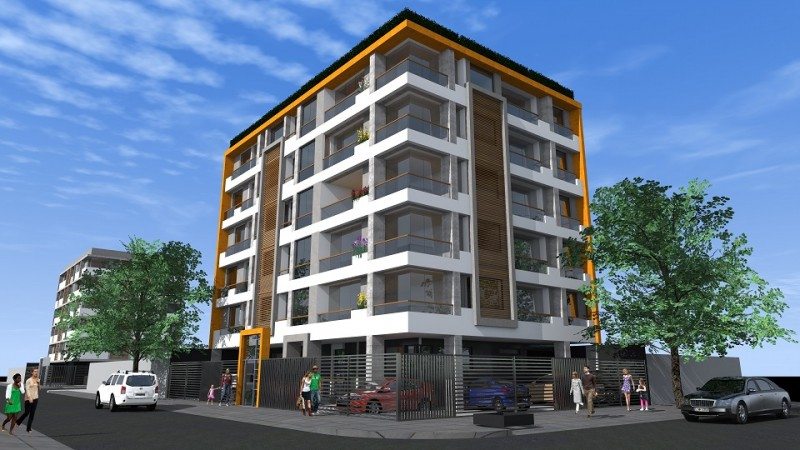
#> input picture Practica5: Detección de esquinas /data/edificio.jpg, 800 x 450 px, found by its file name
$ jupyter execute 'Práctica5.ipynb'   (shell and % lines are left out)
#> lines starting #> are read from the running program, lines starting #| are printed output that depends on the picture; after the words box and inside, x2 and y2 are one past the last pixel; in counts of white or black regions, pixels touching at a corner belong together
<a href="https://colab.research.google.com/github/Jegovila/cursoVR/blob/main/Practica5%3A%20Detecci%C3%B3n%20de%20esquinas%20/python/Pr%C3%A1ctica5.ipynb" target="_parent"></a>

[cell 1]
import cv2
import numpy as np
import matplotlib.pyplot as plt
from google.colab.patches import cv2_imshow

Filtros

[cell 2]
# ----- BOX -----
n = 5
h = np.ones((n, n), np.float32)/(n*n)
# ----Sobel------
hx = np.matrix('-1 0 1;-2 0 2;-1 0 1')
hy = np.matrix('-1 -2 -1;0 0 0;1 2 1')
# ----- Gauss ----
hg = np.matrix('1 4 6 4 1;4 16 24 16 4;6 24 36 24 6;4 16 24 16 4;1 4 6 4 1')
hg = hg * (1/256)

Leer imagen

[cell 3]
I = cv2.imread("edificio.jpg")
#> I is the input picture: shape (450, 800, 3); mean B, G, R 142.3, 119.2, 99.7
Ig = cv2.cvtColor(I, cv2.COLOR_BGR2GRAY)
Ig = Ig.astype(np.float64) # convertir a float, de lo contrario los calculos se redondean
M, N = Ig.shape
#> M = 450; N = 800

Parámetros del detector

[cell 4]
alpha = 0.0014
th = 50
vecindad = 10

[cell 5]
S = np.zeros((M, N), dtype=np.float64)

# Suavizado
Ig = cv2.filter2D(Ig, -1, h)
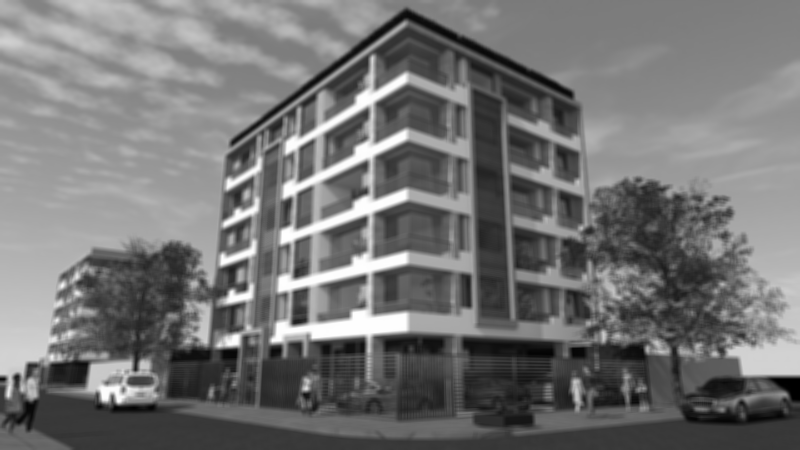
#> Ig: shape (450, 800) float64; min 0, max 255, mean 116

# Derivadas
Ix = cv2.filter2D(Ig, -1, hx)
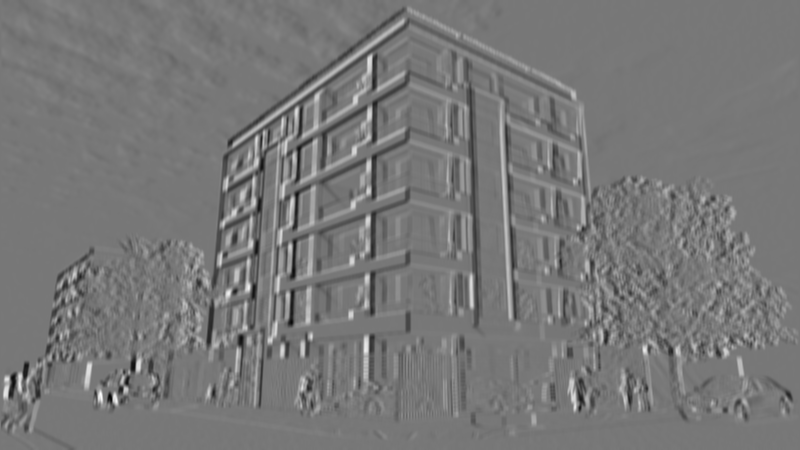
#> Ix: shape (450, 800) float64; min -328.4, max 370.2, mean -0.1; drawn with min black and max white
Iy = cv2.filter2D(Ig, -1, hy)
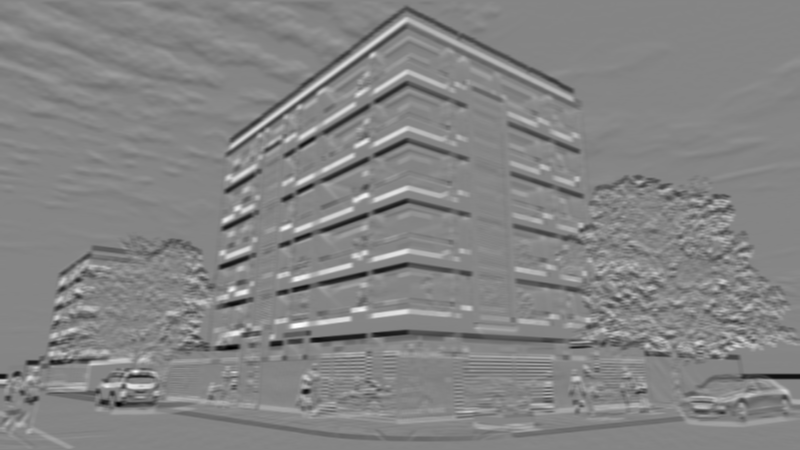
#> Iy: shape (450, 800) float64; min -385.8, max 355.8, mean -1.5; drawn with min black and max white
# Ixx = cv2.filter2D(Ix, -1, hx)

HE11 = np.multiply(Ix,Ix)
HE22 = np.multiply(Iy,Iy)
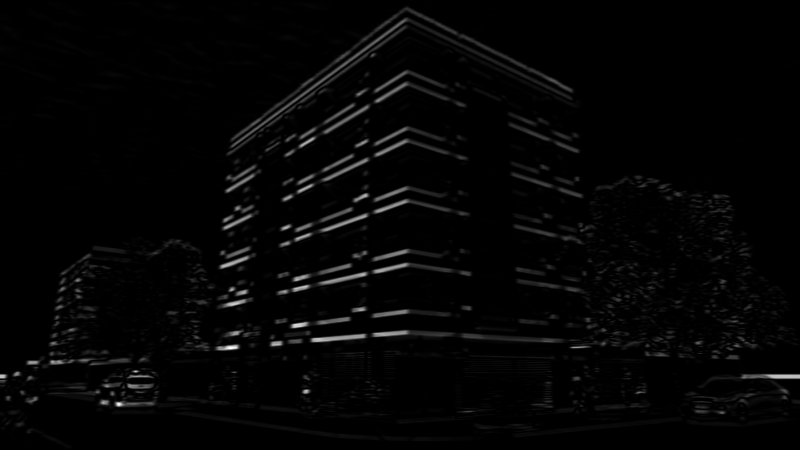
#> HE22: shape (450, 800) float64; min 0, max 148810.8, mean 2979.8; drawn with min black and max white
HE12 = np.multiply(Ix,Iy)
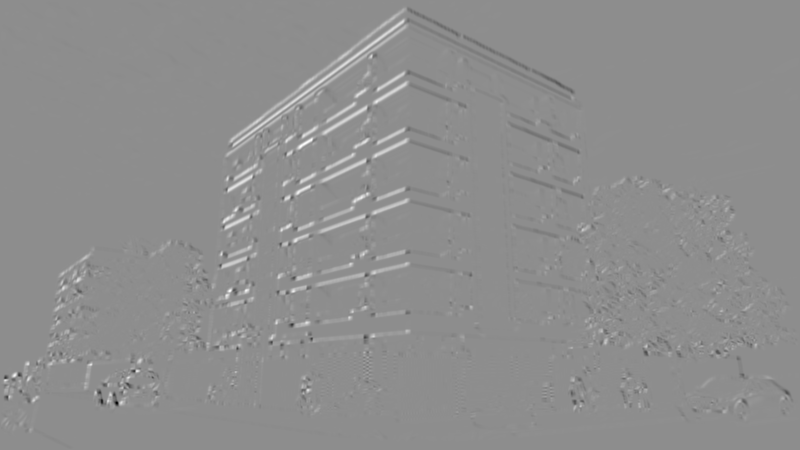
#> HE12: shape (450, 800) float64; min -78610.3, max 62644.7, mean 456.3; drawn with min black and max white

A = cv2.filter2D(HE11, -1, hg)
B = cv2.filter2D(HE22, -1, hg)
C = cv2.filter2D(HE12, -1, hg)

[cell 6]
V = (A * B) - (C**2) - alpha * ((A + B) * (A + B))
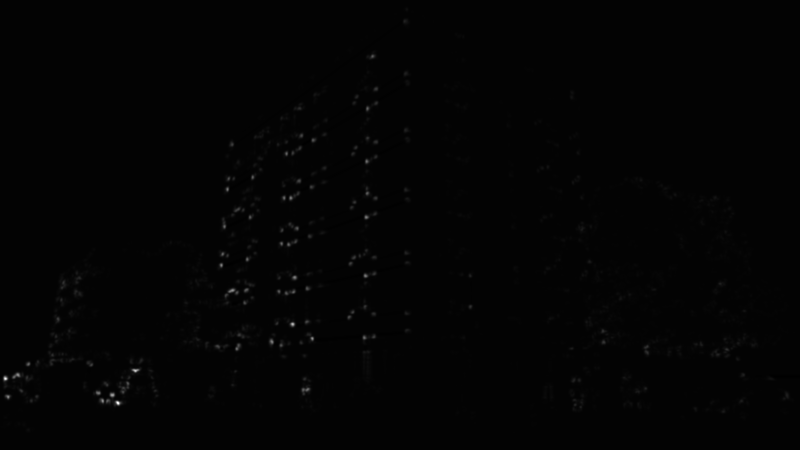
#> V: shape (450, 800) float64; min -18362854.8, max 1.32e+09, mean 3319151.8; drawn with min black and max white
th = np.max(V) * 0.01
#> th = 13198646.6
U = V > th
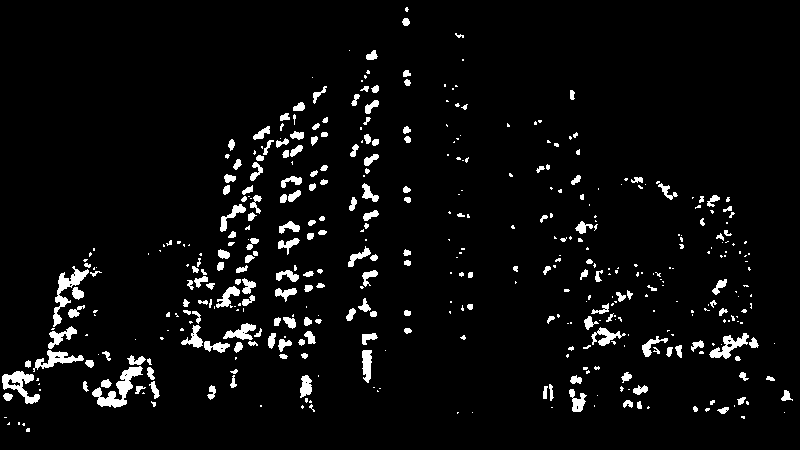
#> U: shape (450, 800) bool; 4.7% white; 439 white regions (241 under 20 px), largest, box (x1, y1, x2, y2) and area: (92, 366, 143, 408) 737, (53, 266, 89, 327) 578, (2, 371, 40, 404) 527

Supresión no máxima

[cell 7]
for r in range(M):
    for c in range(N):
        if U[r, c]:
            I1 = np.array([r - vecindad, 0])
            I2 = np.array([r + vecindad, M])
            I3 = np.array([c - vecindad, 0])
            I4 = np.array([c + vecindad, N])

            datxi = np.max(I1)
            datxs = np.min(I2)
            datyi = np.max(I3)
            datys = np.min(I4)

            MaxB = np.max(V[datxi:datxs, datyi:datys])

            if V[r, c] == MaxB:
                S[r, c] = 1
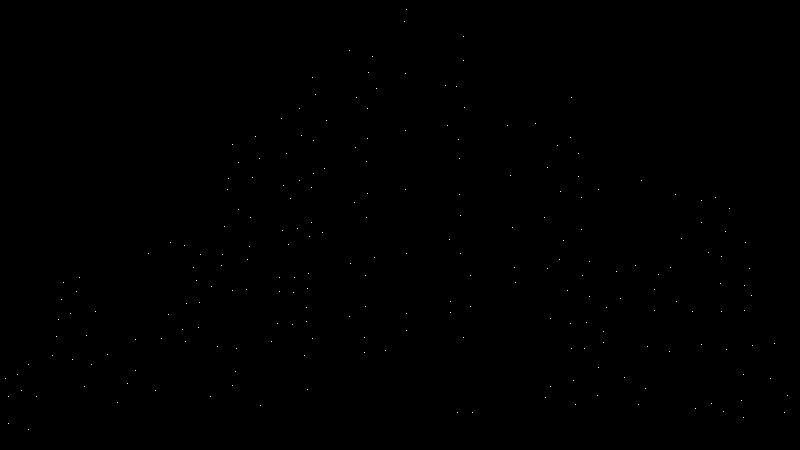
#> S: shape (450, 800) float64; values 0 (black) and 1 (white), 0.06% white in thin lines or dots

Una alternativa a estos loops podría ser:

[cell 8]
from scipy.ndimage import maximum_filter

local_max = maximum_filter(V, size=11)
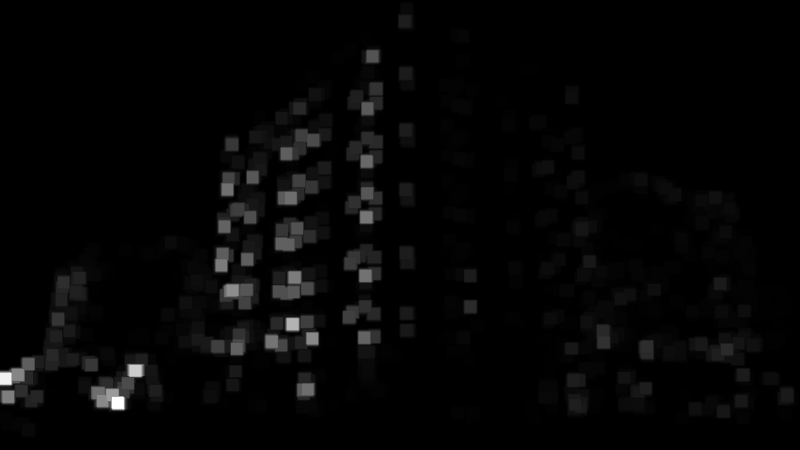
#> local_max: shape (450, 800) float64; min -7851.9, max 1.32e+09, mean 29227919.1; drawn with min black and max white
S = (V == local_max) & (V > th)
#> S: shape (450, 800) bool; 0.11% white in thin lines or dots

Dibujar esquinas

[cell 9]
for r in range(M):
    for c in range(N):
        if S[r, c]:
            # cv2.drawMarker(img, (x, y), color, markerType, markerSize, thickness)
            cv2.drawMarker(I, (c, r), (0, 255, 0), cv2.MARKER_CROSS, 15, 2)
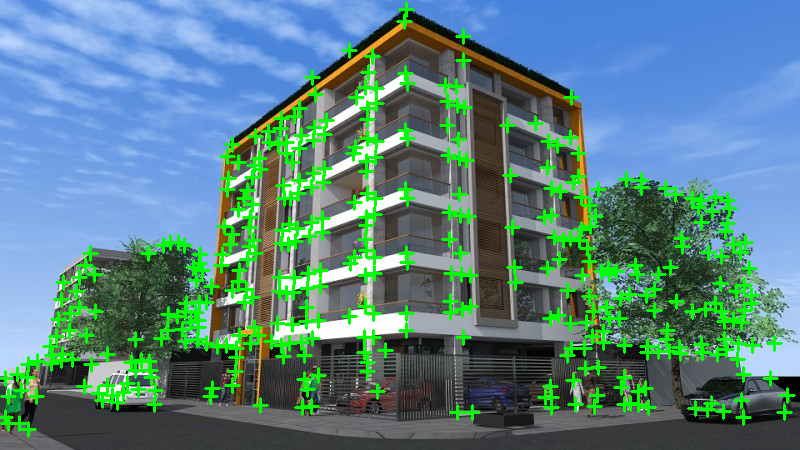
#> I: shape (450, 800, 3); mean B, G, R 131, 131.1, 88.9
